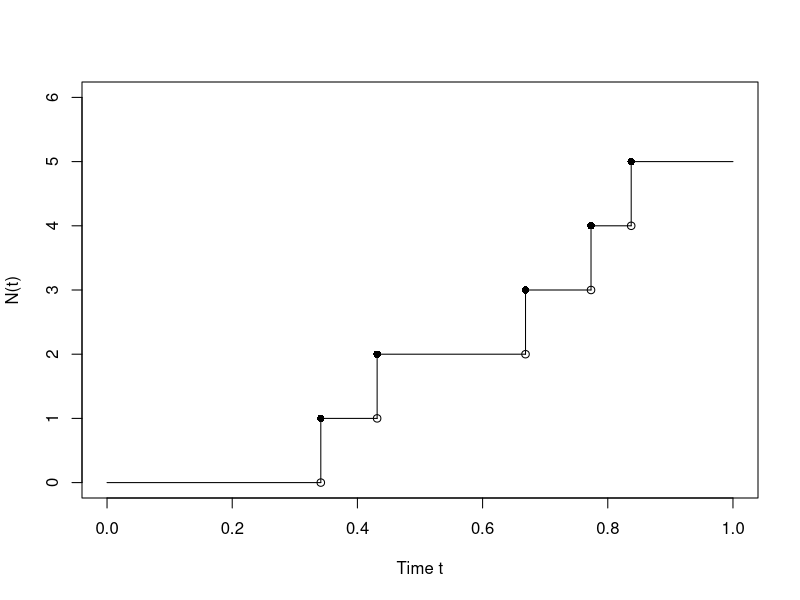

R code for this plot:
## ---- chunk 1
#| echo: false

lambda2 <- 1 / 8
ans2 <- 1 - dpois(0, lambda = lambda2)
## ---- chunk 2
#| echo: false

lambda3 <- 10

# (1) More than 30 customers between 11 a.m. and 1 p.m.
ans3_1 <- ppois(30, lambda = lambda3 * 2, lower.tail = FALSE)

# (2) Exactly 30 customers by noon and exactly 50 by 2 p.m.
# Independent increments: N(5) - N(3) = 20
ans3_2 <- dpois(30, lambda = lambda3 * 3) *
  dpois(20, lambda = lambda3 * 2)
## ---- chunk 3
#| echo: false

lambda4 <- 5

# (1) Exactly 3 events between 10 a.m. and 11 a.m.
ans4_1 <- dpois(3, lambda = lambda4)

# (2) Exactly 3 events in the first hour and 4 in the second hour
ans4_2 <- dpois(3, lambda = lambda4) *
  dpois(4, lambda = lambda4)
## ---- chunk 4
#| echo: false
lambda6 <- 5

# (1) Exactly 3 customers in the first hour and 4 in the second hour
ans6_1 <- dpois(3, lambda = lambda6) * dpois(4, lambda = lambda6)

# (2) Mean and variance of the total number of customers
ans6_2_mean <- 2 * lambda6
ans6_2_var <- 2 * lambda6

# (3) Conditional mean and variance given X = 3
ans6_3_mean <- 3 + lambda6
ans6_3_var <- lambda6
## ---- chunk 5
#| label: sim-poisson-setup

set.seed(888)

lambda <- 12
T_length <- 1

## Initialise the arrival times
arrival_time <- numeric()
last_arrival <- 0
## ---- chunk 6
#| label: sim-poisson-arrivals

while (last_arrival < T_length) {

  inter_arrival <- rexp(1, rate = lambda)
  last_arrival <- last_arrival + inter_arrival

  if (last_arrival < T_length) {
    arrival_time <- c(arrival_time, last_arrival)
  }
}
## ---- chunk 7
#| label: sim-poisson-results

n <- length(arrival_time)

cat("Number of arrivals:", n, "\n")
cat("Arrival times:\n")
round(arrival_time, 4)
## ---- chunk 8
#| label: sim-poisson-path
#| fig-width: 6
#| fig-height: 3.5
#| fig-cap: "A simulated sample path of a Poisson process with rate 12."

## Set up the plot
plot(
  NA,
  xlim = c(0, T_length),
  ylim = c(0, max(1, n + 1)),
  xlab = "Time t",
  ylab = "N(t)",
  yaxt = "n"
)

axis(2, at = 0:max(1, n + 1))

## Initialise the process
previous_time <- 0
count <- 0

## Draw the horizontal and vertical segments
for (t in arrival_time) {

  ## Horizontal segment before the next arrival
  segments(previous_time, count, t, count)

  ## Open circle at the previous level
  points(t, count, pch = 1)

  ## Vertical jump at the arrival time
  segments(t, count, t, count + 1)

  ## Filled circle at the new level
  points(t, count + 1, pch = 16)

  ## Update the process
  previous_time <- t
  count <- count + 1
}

## Draw the final horizontal segment
segments(previous_time, count, T_length, count)
## ---- chunk 9
#| echo: false

lambda6 <- 3

ans6_2 <- 1 / lambda6
ans6_3 <- exp(-lambda6 * 0.5)
## ---- chunk 10
#| echo: false

lambda7 <- 1 / 8

ans7 <- 1 - exp(-lambda7 * 1)
## ---- chunk 11
#| echo: false

lambda8 <- 5

ans8_1 <- 1 - ppois(1, lambda8)
ans8_2 <- 1 - exp(-lambda8 / 24)
ans8_3 <- 1 / lambda8
## ---- chunk 12
#| echo: false

lambda9 <- 4
t9 <- 0.5

ans9_2 <- 1 - exp(-lambda9 * t9) * (1 + lambda9 * t9)
ans9_3 <- 2 / lambda9
## ---- chunk 13
#| echo: false

lambda10 <- 2

ans10_1 <- exp(-lambda10 * 0.5)
ans10_2 <- ppois(2, lambda10 * 2, lower.tail = FALSE)
ans10_3 <- 3 / lambda10
## ---- chunk 14
#| echo: false

# Parameters
mean_time <- 40
lambda <- 1 / mean_time

# (1) Probability of spending more than 60 minutes
prob1 <- exp(-lambda * 60)

# (2) Conditional probability given that 40 minutes have elapsed
prob2 <- exp(-lambda * (60 - 40))
## ---- chunk 15
#| echo: false
ans5 <- dbinom(2, size = 5, prob = 0.5)
## ---- chunk 16
#| echo: false

# Claim arrival rates
lambda_A <- 4
lambda_B <- 6

# Probabilities of claims exceeding the threshold
p_A <- 2 / 5
p_B <- 1 / 3

# Combined rate of qualifying claims
lambda12 <- lambda_A * p_A + lambda_B * p_B

# Expected number of qualifying claims during one day
ans12 <- lambda12
## ---- chunk 17
#| echo: false

# Claim arrival rates
lambda_male <- 2
lambda_female <- 6

# Combined arrival rate
lambda13 <- lambda_male + lambda_female

# Probabilities of no claims and at least two claims in one week
ans13_1a <- dpois(0, lambda = lambda13 * 7)
ans13_1b <- ppois(1, lambda = lambda13 * 7,
                  lower.tail = FALSE)

# Probability of at least four female claims among the first five claims
ans13_2 <- pbinom(3, size = 5, prob = 3 / 4,
                  lower.tail = FALSE)
